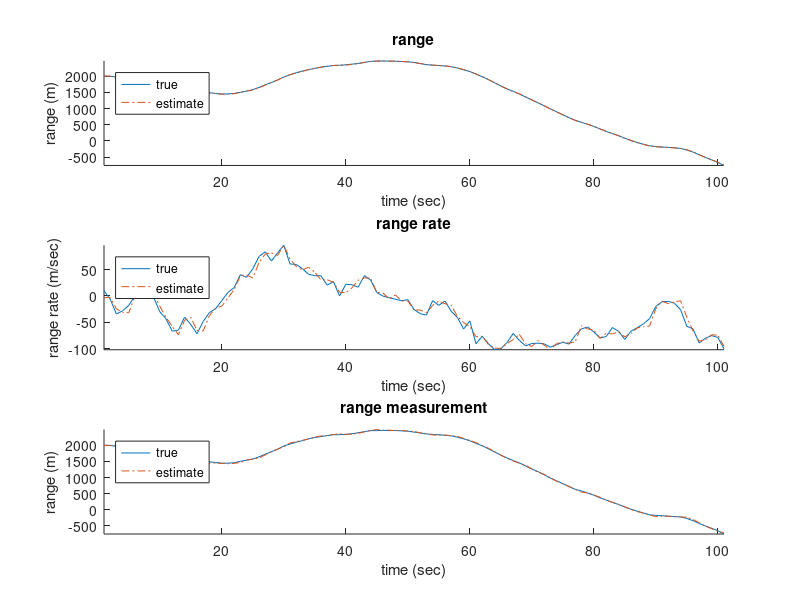
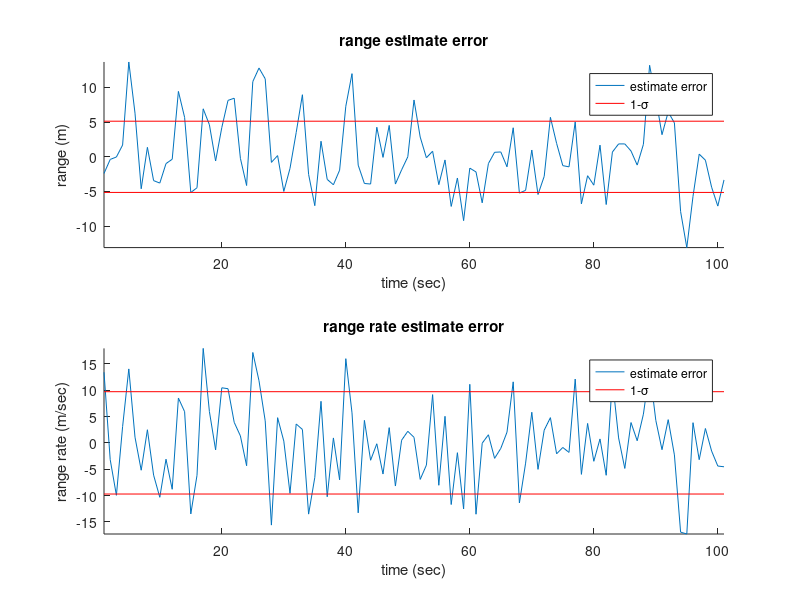

The MATLAB script that drew these images, in order:
clc; clear;

%%
% the sampling time
dt = 1;

% the process and measurement noise
Qc = 150;
Q = Qc * [dt^3/3 dt^2/2; dt^2/2 dt];
R = 30;

% the mean value and covariance of the initial state variable
x0 = [2000; 10];
P0 = 30 * eye(2);

% the initial value of the kalman filter
xbar = x0 + sqrt(P0) * randn(2,1);
Pbar = P0;
Qf = Q;     % the process noise covariance for the kalman filter

% set variable for saving results
X = [];
XHAT = [];
Z = [];
ZHAT = [];
TIME = [];

% the matrix of system
F = [1 dt; 0 1];
H = [1 0];

% the solution of the algebric riccati equation
[Pinf, X_, G_] = dare(F', H', Qf, R);

% the gain of steady-state and the posteriori covariance
Sinf = H * Pinf * H' + R;
Kinf = Pinf * H' * inv(Sinf);
Phat = Pinf - Pinf * H' * inv(Sinf) * H * Pinf;
PHAT = diag(Phat);

% compare steady-state kalmanfilter with normal kalmanfilter
% S = H * Pbar * H' + R;
% K = Pbar * H' * inv(S);
% Phat = Pbar - Pbar * H' * inv(S) * H * Pbar;

%%
for time = 0:100
    
    % the measurement model
    z = H * x0 + sqrt(R) * randn();

    % the measurement update
    zhat = H * xbar;
    xhat = xbar + Kinf * (z - zhat);

    % the time update
    xbar = F * xhat;
    
    % the kinematics model of system
    x = F * x0 + sqrt(Q) * randn(2,1);

    % save results
    X(time+1,:) = x0';
    XHAT(time+1,:) = xhat';
    Z(time+1,:) = z';
    ZHAT(time+1,:) = zhat';
    TIME(time+1,:) = time;

    % update state for next time step
    x0 = x;

end

%% range and range rate
figure(1)
subplot(3,1,1)
title('range')
hold on
plot(X(:,1))
plot(XHAT(:,1), '-.')
axis tight
xlabel('time (sec)'), ylabel('range (m)')
legend('true', 'estimate', 'Location', 'northwest')

subplot(3,1,2)
title('range rate')
hold on
plot(X(:,2))
plot(XHAT(:,2), '-.')
axis tight
xlabel('time (sec)'), ylabel('range rate (m/sec)')
legend('true', 'estimate', 'Location', 'northwest')

subplot(3,1,3)
title('range measurement')
hold on
plot(Z(:,1))
plot(ZHAT(:,1), '-.')
axis tight
xlabel('time (sec)'), ylabel('range (m)')
legend('true', 'estimate', 'Location', 'northwest')

%% estimate error and std
figure(2)
subplot(2,1,1)
title('range estimate error')
hold on
plot(X(:,1)-XHAT(:,1))
plot([1 101], [sqrt(PHAT(1)), sqrt(PHAT(1))], 'r')
plot([1 101], [-sqrt(PHAT(1)), -sqrt(PHAT(1))], 'r')
axis tight
xlabel('time (sec)'), ylabel('range (m)')
legend('estimate error', '1-\sigma')

subplot(2,1,2)
title('range rate estimate error')
hold on
plot(X(:,2)-XHAT(:,2))
plot([1 101], [sqrt(PHAT(2)), sqrt(PHAT(2))], 'r')
plot([1 101], [-sqrt(PHAT(2)), -sqrt(PHAT(2))], 'r')
axis tight
xlabel('time (sec)'), ylabel('range rate (m/sec)')
legend('estimate error', '1-\sigma')